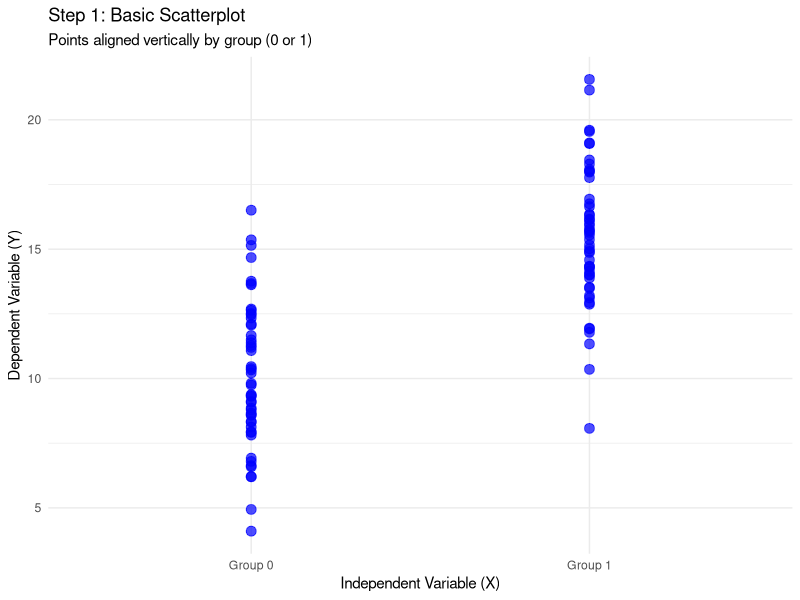
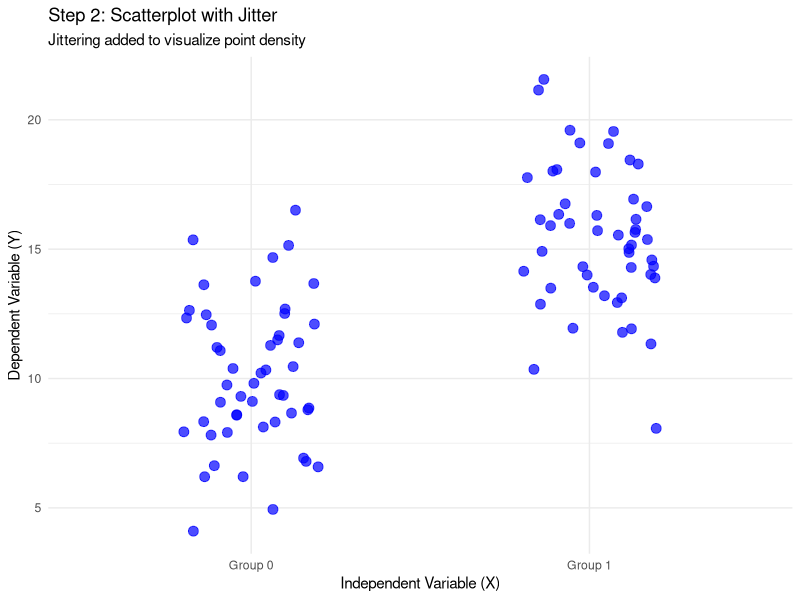
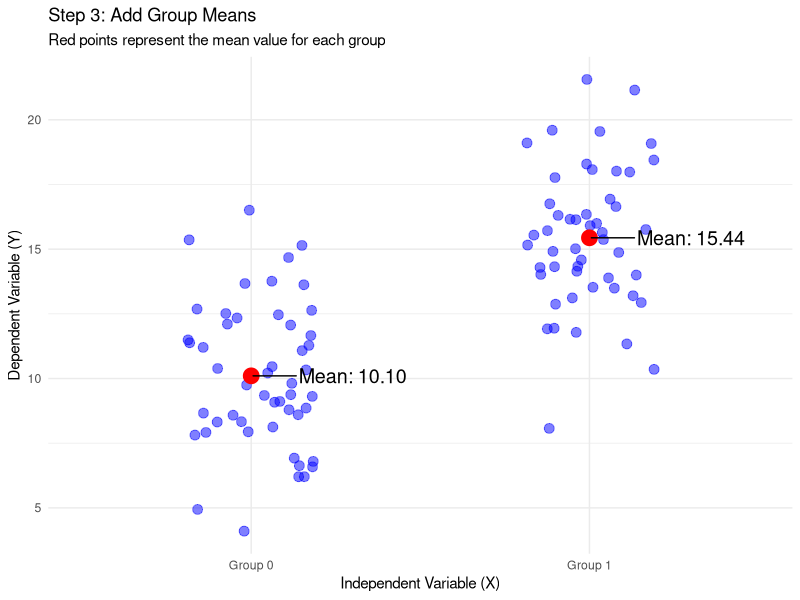
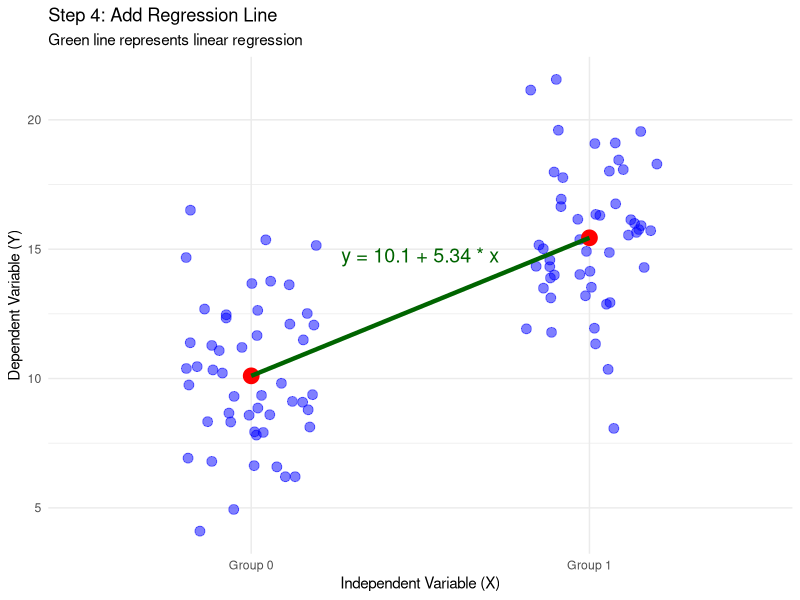
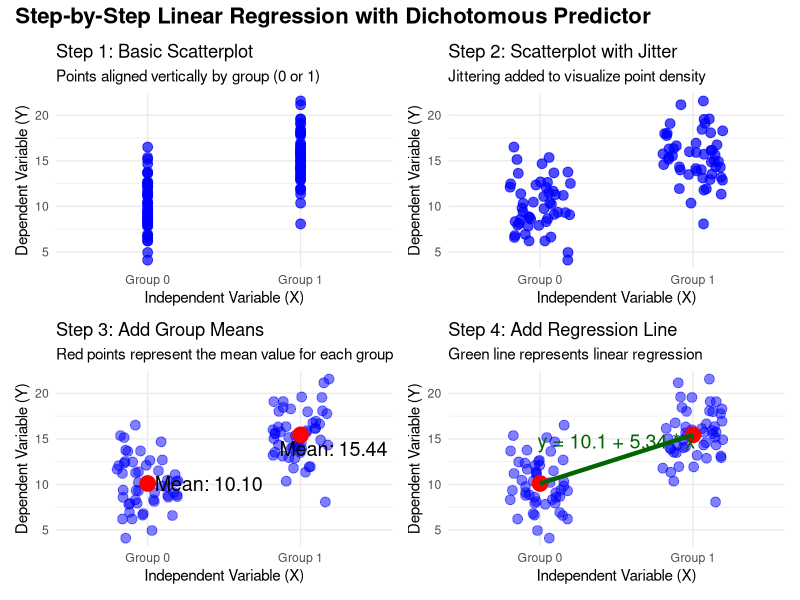

The R source for these figures, in order:
## ---- chunk 1
knitr::opts_chunk$set(echo = TRUE, message = FALSE, warning = FALSE)
library(ggplot2)
library(dplyr)
library(patchwork)
library(ggrepel)
set.seed(123) # For reproducibility
## ---- chunk 2
# Create dataset
n <- 100  # Sample size
x <- rep(c(0, 1), each = n/2)  # Dichotomous variable: 50 zeros and 50 ones
# Create different means for the two groups
mean_0 <- 10
mean_1 <- 15
sd <- 3  # Standard deviation for both groups

# Generate y values
y <- c(rnorm(n/2, mean = mean_0, sd = sd),  # Group 0
       rnorm(n/2, mean = mean_1, sd = sd))  # Group 1

# Create a data frame
data <- data.frame(x = x, y = y)

# Calculate group means
group_means <- data %>%
  group_by(x) %>%
  summarize(mean_y = mean(y))

# Fit linear regression
model <- lm(y ~ x, data = data)
## ---- chunk 3
p1 <- ggplot(data, aes(x = factor(x), y = y)) +
  geom_point(alpha = 0.7, color = "blue", size = 3) +
  labs(title = "Step 1: Basic Scatterplot",
       subtitle = "Points aligned vertically by group (0 or 1)",
       x = "Independent Variable (X)",
       y = "Dependent Variable (Y)") +
  theme_minimal() +
  scale_x_discrete(labels = c("Group 0", "Group 1"))

p1
## ---- chunk 4
p2 <- ggplot(data, aes(x = factor(x), y = y)) +
  geom_jitter(width = 0.2, alpha = 0.7, color = "blue", size = 3) +
  labs(title = "Step 2: Scatterplot with Jitter",
       subtitle = "Jittering added to visualize point density",
       x = "Independent Variable (X)",
       y = "Dependent Variable (Y)") +
  theme_minimal() +
  scale_x_discrete(labels = c("Group 0", "Group 1"))

p2
## ---- chunk 5
p3 <- ggplot(data, aes(x = factor(x), y = y)) +
  geom_jitter(width = 0.2, alpha = 0.5, color = "blue", size = 3) +
  geom_point(data = group_means, aes(x = factor(x), y = mean_y), 
             color = "red", size = 5) +
  geom_text_repel(data = group_means, 
                 aes(x = factor(x), y = mean_y, 
                     label = sprintf("Mean: %.2f", mean_y)),
                 nudge_x = 0.3,
                 size = 5) +
  labs(title = "Step 3: Add Group Means",
       subtitle = "Red points represent the mean value for each group",
       x = "Independent Variable (X)",
       y = "Dependent Variable (Y)") +
  theme_minimal() +
  scale_x_discrete(labels = c("Group 0", "Group 1"))

p3
## ---- chunk 6
# Create a data frame with the regression line
regression_line <- data.frame(
  x = c(0, 1),
  y = predict(model, newdata = data.frame(x = c(0, 1)))
)

# Extract the model coefficients for display
intercept <- round(coef(model)[1], 2)
slope <- round(coef(model)[2], 2)
equation <- paste("y =", intercept, "+", slope, "* x")

p4 <- ggplot() +
  geom_jitter(data = data, aes(x = factor(x), y = y), 
              width = 0.2, alpha = 0.5, color = "blue", size = 3) +
  geom_point(data = group_means, aes(x = factor(x), y = mean_y), 
             color = "red", size = 5) +
  geom_line(data = regression_line, aes(x = c(1, 2), y = y), 
            color = "darkgreen", size = 1.5) +
  geom_text(aes(x = 1.5, y = mean(regression_line$y) + 2), 
            label = equation, size = 5, color = "darkgreen") +
  labs(title = "Step 4: Add Regression Line",
       subtitle = "Green line represents linear regression",
       x = "Independent Variable (X)",
       y = "Dependent Variable (Y)") +
  theme_minimal() +
  scale_x_discrete(limits = c("0", "1"),
                   labels = c("Group 0", "Group 1"))

p4
## ---- chunk 7
combined_plot <- (p1 + p2) / (p3 + p4) +
  plot_annotation(
    title = "Step-by-Step Linear Regression with Dichotomous Predictor",
    theme = theme(plot.title = element_text(size = 16, face = "bold"))
  )

combined_plot
